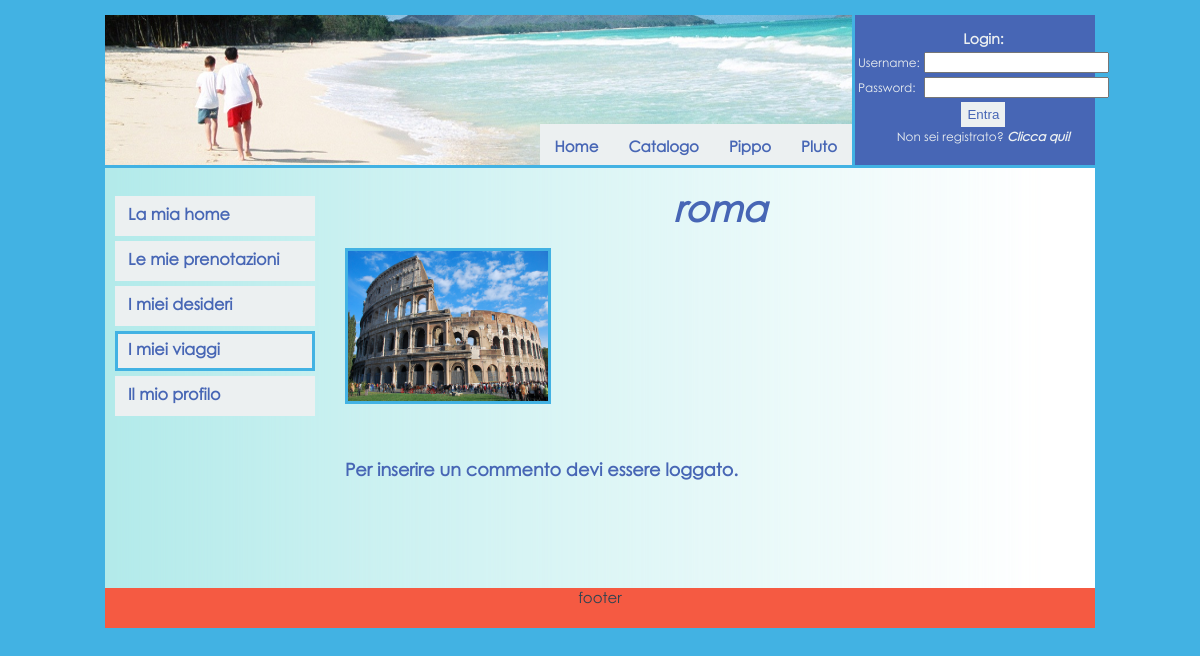
/commenti.php?citta=roma, run on an earlier commit of the app's database.
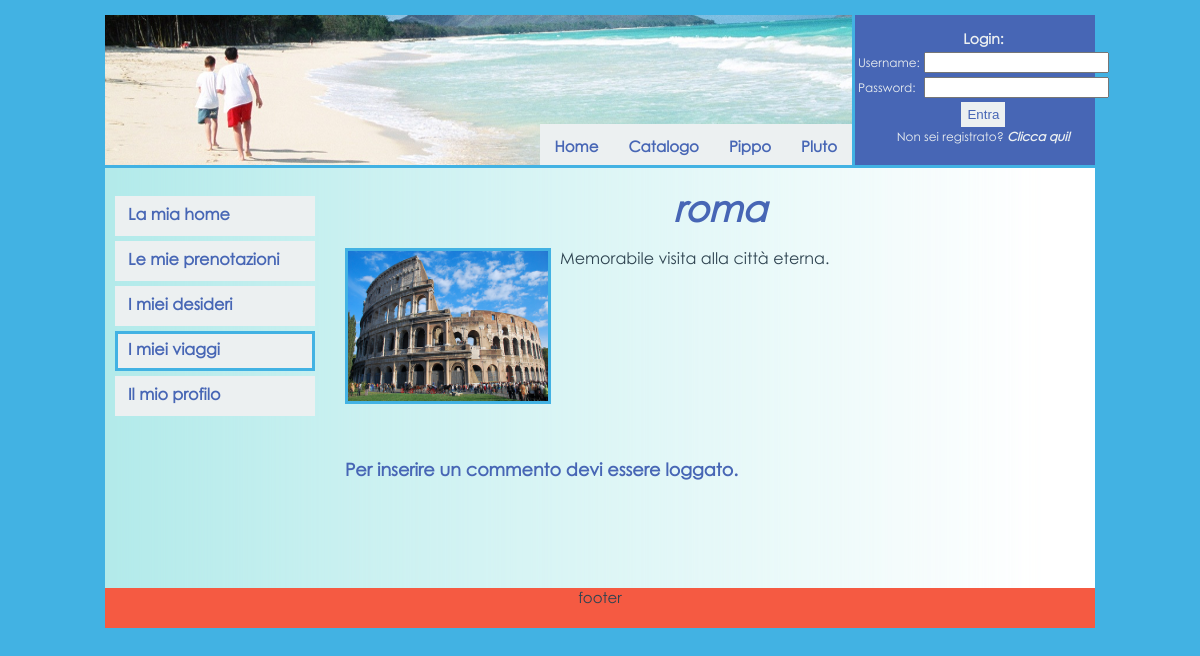
And on a later commit of the database.
### tables this page shows
CREATE TABLE IF NOT EXISTS `destinazione` (
  `id` int(11) NOT NULL AUTO_INCREMENT,
  `continente` varchar(50) NOT NULL,
  `citta` varchar(50) NOT NULL,
  `tipo` varchar(50) NOT NULL,
  `foto` varchar(100) NOT NULL,
  `descrizione` longtext NOT NULL,
  PRIMARY KEY (`id`)
);

### config.php (called while the page is built)
<?php
	 $session_name = "login";
?>

### database.php (called while the page is built, shortened)
<?php
    class database{
        public static function qSelect($conn, $sql){
            $risposta = mysql_query($sql)
                or die("Errore nell'esecuzione della query di selezione: " . mysql_error());
            return $risposta;
        }
    }
?>

### commenti.php (the view, shortened to what this page needs)
<!DOCTYPE HTML PUBLIC "-//W3C//DTD HTML 4.01 Transitional//EN" "http://www.w3.org/TR/html4/loose.dtd">
<html>
  <head>
    <link rel="stylesheet" type="text/css" href="style/style.css">
    <link rel="stylesheet" type="text/css" href="style/rateit.css">
  </head>
  <body>
    <div id="container">
    <div id="header_container">
	<div id="logo">
			<span class="ribbon">
				<a href="index.php"><span>Home</span></a>
				<a href="#"><span>Catalogo</span></a>
				<a href="#"><span>Pippo</span></a>
				<a href="#"><span>Pluto</span></a>
			</span>
	</div>
	<div id="login">
		<?php
			include 'login_form.php';
		?>
	</div>
	</div>
      <div id="content_container">
	<div id="content">
		<?php
			include_once "database.php";
			if(!isset($_GET['citta'])){
			}
			else{
				$citta = $_GET['citta'];
				$conn=database::dbConnect();
				$sql = "SELECT `id`, `foto`, `descrizione` FROM `destinazione` WHERE `citta` = \"$citta\"";
				$result = database::qSelect($conn, $sql);
				$record = mysql_fetch_array($result);
				extract($record);
				$id_dest = $id;
				echo "<div id='dest_intestazione'><br>";
				echo "<div id='dest_commento'>$citta</div><br>";
				echo "<div id='dest_foto'><img src=style/images/dest/$foto width=200 height=150></div>";
				echo "<div id='dest_descrizione'>$descrizione</div>";
				echo "</div><br>";
				if(isset($_SESSION[$session_name])){
					$user=$_SESSION['username'];
					if(!isset($_POST['commento'])){
						echo "<br><span class='tit_commento'>Inserisci un commento e valuta la tua esperienza con la nostra agenzia:</span>";
						echo "<div class='rateit' id='rateit5' data-rateit-step=1></div><br>";
						$form="<div id='commento'>
							 	<form name='form_commento' method='POST'>
							 		<textarea name='commento' cols=90 rows=5></textarea>
							 		<input type='hidden' name='voto' value=''>
							 		<br>
							 		<input class='btn_commenta' type='button' value='Commenta' onclick=\"check_comment($id_dest,'$user')\">
							 	</form>
							  </div><br>";
						echo $form;
					 }
				}
				else
					echo "<br><h3>Per inserire un commento devi essere loggato.</h3>";
			}
		?>
	</div>
	<div id="navigation">
	  		<br>
		<div id='vert_menu'>
			<a href='homepersonale.php'><span>La mia home</span></a>
			<a href='ordini.php'><span>Le mie prenotazioni</span></a>
			<a href='wish_list.php'><span>I miei desideri</span></a>
			<a href='storico.php' id="selected"><span>I miei viaggi</span></a>
			<a href='gestioneprofilo.php'><span>Il mio profilo</span></a>
		</div>
	</div>
      </div>
      <div id="footer">
		<div>footer</div>
      </div>
    </div>
  </body>
</html>

### login_form.php
<?php
	include 'config.php';
	if(isset($_SESSION[$session_name])
)	{
		if($_SESSION['username']=='agenzia')
		{
			echo "<br><br><h2>Benvenuto<a href='agenzia.php'> agenzia!</a></h2><br>";
		}
		else
		{
			echo "<br><br><h2>Benvenuto<a href='homepersonale.php'> " . $_SESSION['username'] . "!</a></h2><br>";
		}
?>
        <form method='POST' action='logout.php'>
                            <input type='submit' value='logout' class='btn_login'>
                 </form>
<?php
	}
	else
	{
?>
	<form method="POST" action="login.php">
    <table>
		<tr>
			<td colspan='2'><h3>Login:</h3></td>
		</tr>
		<tr>
			<td class="td_left">Username:</td><td><input type="text" name="username"></td>
		</tr>
		<tr>
			<td class="td_left">Password:</td><td><input type="password" name="password"></td>
		</tr>
		<tr>
			<td colspan="2"><input class="btn_login" type="submit" value="Entra"></td>
		</tr>
		<tr>
			<td colspan="2">Non sei registrato? <a href="signup_form.php">Clicca qui!</a></td>
		</tr>
	</table>
</form>
<?php
	}
?>

### style/style.css (style rules this page uses)
html,body { font-family: "Century Gothic", verdana, sans-serif; font-size: 15px; color: #2E4350; height: 100%; margin: 0; padding: 0; }
body { font-family: "Century Gothic", verdana, sans-serif; font-size: 15px; background-color: #42B2E3; text-align:center; }
a:link { text-decoration: none; color: inherit; }
#container { width: 990px; margin: 0 auto; margin-top: 15px; text-align: left; }
#header_container { width: 990px; line-height: 1; margin: 0 auto; background: #ECF0F1; height: 150px; text-align: center; }
#logo { float:left; width:750px; height:150px; background: url("images/header.png"); border-bottom:3px solid #42B2E3; }
#logo a { text-decoration: none; font-weight: bold; color: #ECF0F1; }
#login { font-size: 12px; color: #ECF0F1; float:right; width:240px; height:150px; background-color: #4766B5; }
#login h3 { margin-bottom: 2px; color: #ECF0F1; }
#login a { text-decoration: none; font-weight: bold; font-style: oblique; color: #ECF0F1; }
#content_container { overflow:hidden; width: 990px; margin: 0 auto; min-height:420px; }
#content { float: right; width: 750px; background: url("images/cont_background.png") repeat-y; padding-bottom: 10000px; margin-bottom: -10000px; }
#content h3 { color: #4766B5; }
#navigation { float: left; width:240px; background: url("images/nav_background.png") repeat-y; padding-bottom: 10000px; margin-bottom: -10000px; }
#navigation a { text-decoration:none; color: #4766B5; font-size:16px; font-weight:bold; }
#footer { background-color: #F55A42; width: 990px; margin: 0 auto; text-align: center; height: 40px; clear:both; }
.td_left { text-align: left; }
#dest_commento { text-align: center; font-size: 36px; font-weight: bolder; color: #4766B5; font-style: italic; }
#dest_foto { border:3px solid #42B2E3; width:200px; height:150px; margin:0 auto; float: left; }
#dest_descrizione { width: 520px; float: right; text-align: justify; font-size: 16px; padding-right: 15px; }
#dest_intestazione { overflow:auto; }
.btn_login { padding-top: 2px; padding-bottom: 2px; padding-left: 3px; padding-right: 3px; background-color: #ECF0F1; border: 3px solid transparent; color: #4766B5; cursor: pointer; }
.ribbon { display:inline-block; float:right; padding-top:101px; border-right:3px solid #42B2E3; }
.ribbon:after, .ribbon:before { margin-top:0.5em; content: ""; float:left; }
.ribbon:after { border-right-color:transparent; }
.ribbon:before { border-left-color:transparent; }
.ribbon a:link, .ribbon a:visited { color:#4766B5; text-decoration:none; float:left; height:3.25em; overflow:hidden; }
.ribbon span { background:#ECF0F1; display:inline-block; line-height:3em; padding:0 1em; margin-top:0.5em; position:relative; color: #4766B5; -webkit-transition: background-color 0.2s, margin-top 0.2s; -moz-transition: background-color 0.2s, margin-top 0.2s; -ms-transition: background-color 0.2s, margin-top 0.2s; -o-transition: background-color 0.2s, margin-top 0.2s; transition: background-color 0.2s, margin-top 0.2s; }
.ribbon span:before { content: ""; position:absolute; top:3em; left:0; border-right:0.5em solid #9B8651; border-bottom:0.5em solid #ECF0F1; }
.ribbon span:after { content: ""; position:absolute; top:3em; right:0; border-left:0.5em solid #9B8651; border-bottom:0.5em solid #ECF0F1; }
#vert_menu { width: 200px; margin-top: 10px; margin-left: 10px; }
#vert_menu a { text-decoration: none; height: 24px; voice-family: "\" }
#vert_menu #selected { border:3px solid #42B2E3; }

What changed in the data, as far as the page shows it:
changed destinazione: descrizione (not shown) → "Memorabile visita alla città eterna."
